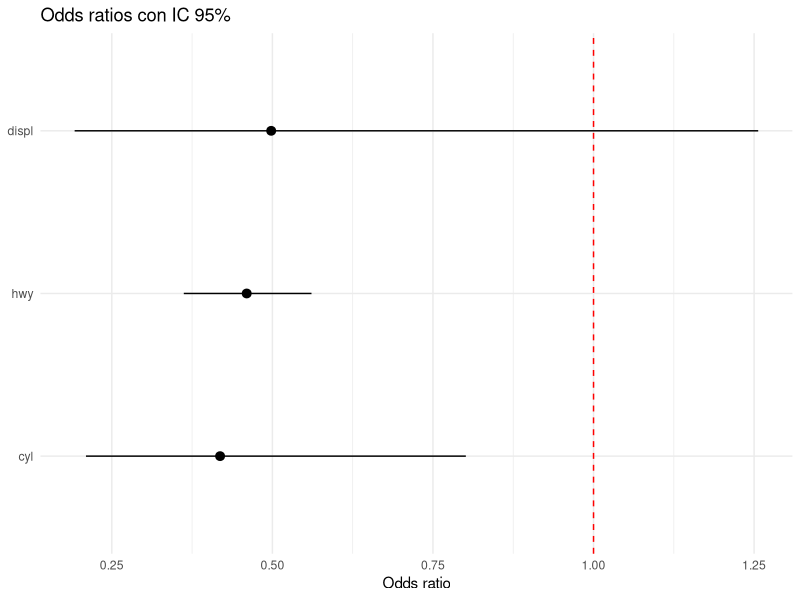

Write R code to recreate this figure.
# =============================================================================
# Sesión 10 — Día 5 · tarde — Validación de modelos y cierre del curso
# Curso de nivelación en R — CIMAT Aguascalientes
# =============================================================================
#
# Objetivo de la sesión (2h):
#   Validar modelos con train/test y validación cruzada, usar broom para
#   reportar resultados, y cerrar con el mini-proyecto integrador.

library(tidyverse)
library(broom)

datos <- as_tibble(mpg) %>%
  mutate(traccion_4wd = if_else(drv == "4", 1, 0))

# -----------------------------------------------------------------------------
# 1. Validación: train/test y validación cruzada básica
# -----------------------------------------------------------------------------

set.seed(2026)
n <- nrow(datos)
idx_train <- sample(seq_len(n), size = floor(0.8 * n))

train <- datos[idx_train, ]
test <- datos[-idx_train, ]

modelo_train <- glm(traccion_4wd ~ displ + cyl + hwy, data = train, family = binomial)
pred_test <- predict(modelo_train, newdata = test, type = "response")
clase_test <- if_else(pred_test > 0.5, 1, 0)

exactitud <- mean(clase_test == test$traccion_4wd)
exactitud

# Matriz de confusión sobre el conjunto de prueba
table(observado = test$traccion_4wd, predicho = clase_test)

# Validación cruzada k-fold (manual, para entender el mecanismo)
set.seed(2026)
k <- 5
folds <- sample(rep(1:k, length.out = n))

exactitudes <- map_dbl(1:k, function(i) {
  train_k <- datos[folds != i, ]
  test_k <- datos[folds == i, ]
  m <- glm(traccion_4wd ~ displ + cyl + hwy, data = train_k, family = binomial)
  p <- predict(m, newdata = test_k, type = "response")
  mean(if_else(p > 0.5, 1, 0) == test_k$traccion_4wd)
})
exactitudes
mean(exactitudes)

# -----------------------------------------------------------------------------
# 2. broom para reportar resultados de forma ordenada
# -----------------------------------------------------------------------------

modelo_final <- glm(traccion_4wd ~ displ + cyl + hwy, data = datos, family = binomial)

tidy(modelo_final, conf.int = TRUE, exponentiate = TRUE) %>%
  filter(term != "(Intercept)") %>%
  ggplot(aes(x = fct_reorder(term, estimate), y = estimate)) +
  geom_pointrange(aes(ymin = conf.low, ymax = conf.high)) +
  geom_hline(yintercept = 1, linetype = "dashed", color = "red") +
  coord_flip() +
  labs(title = "Odds ratios con IC 95%", x = NULL, y = "Odds ratio") +
  theme_minimal()

# =============================================================================
# MINI-PROYECTO INTEGRADOR (entrega del curso)
# =============================================================================
#
# Elige un dataset (puede ser uno de los incluidos en R: diamonds, txhousing,
# starwars, o uno propio de tu área) y entrega un documento Quarto (.qmd)
# renderizado a HTML que incluya:
#
#   1. Descripción breve del dataset y la pregunta que quieres responder.
#   2. Limpieza/transformación de datos con dplyr/tidyr.
#   3. Al menos 2 visualizaciones con ggplot2 que exploren la pregunta.
#   4. Un modelo (lm o glm) que aborde la pregunta, con:
#        - tabla de coeficientes (tidy())
#        - una gráfica de diagnóstico o de efectos
#        - 3-5 líneas interpretando los resultados en el contexto del problema
#   5. Una sección de "limitaciones" (qué no captura el modelo).
#
# Extensión sugerida: 3-5 páginas renderizadas. Se evalúa reproducibilidad
# (el .qmd debe correr de principio a fin sin errores) y claridad de la
# interpretación, no la complejidad del modelo.

# =============================================================================
# EJERCICIOS
# =============================================================================

# 1. Calcula la matriz de confusión y la exactitud del modelo del ejercicio 1
#    de la sesión 9 (am ~ hp + wt en mtcars), usando todos los datos como
#    entrenamiento.

# 2. (Reto) Implementa validación cruzada de 5 folds para ese mismo modelo
#    logístico sobre mtcars y reporta la exactitud promedio.
